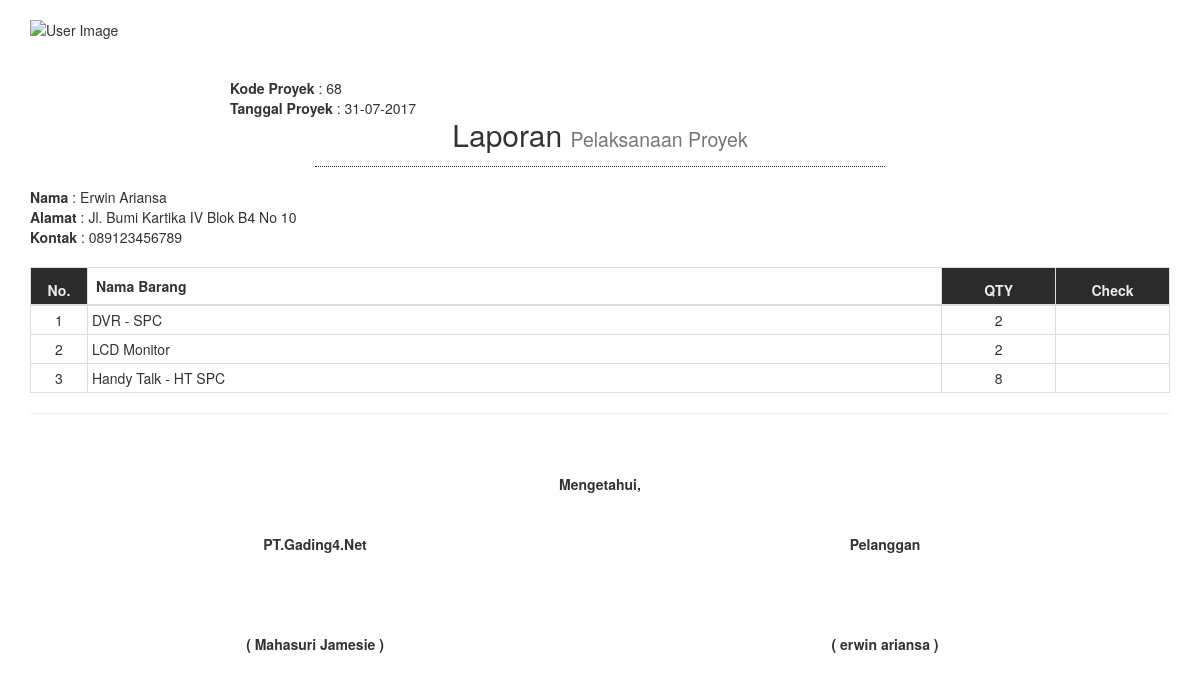
The app's page /pages/report_format_project.php?idproses=68 with its own data.
### tables this page shows
CREATE TABLE `tb_project` (
  `kd_project` int(11) NOT NULL,
  `customer` varchar(110) NOT NULL,
  `alamat` varchar(110) DEFAULT NULL,
  `no_telepon` varchar(20) NOT NULL,
  `tgl_project` date DEFAULT NULL,
  `status` varchar(110) DEFAULT NULL
);

CREATE TABLE `tb_detail` (
  `kd_project` int(11) NOT NULL,
  `kd_barang` int(11) NOT NULL,
  `jml_barang` int(11) NOT NULL
);

CREATE TABLE `tb_barang` (
  `kd_barang` int(11) NOT NULL,
  `nama_barang` varchar(100) NOT NULL,
  `stock` int(11) NOT NULL
);

### pages/report_format_project.php (the view, shortened to what this page needs)
<!DOCTYPE html>
<html lang="en">
  <head>
    <link href="../bootstrap/css/bootstrap.css" rel="stylesheet">
    <link href="../dist/css/font-awesome.min.css" rel="stylesheet">
  </head>
  <body>
    <div class="container">
      <section class="row">
        <article class="col-md-12">
          <section class="content-header">
            <img src="../dist/img/logo-gading4.net.jpg" style="width: 40%; margin-top: 20px; margin-bottom: 20px; float: left;" class="img-square" alt="User Image">
            <?php
            $kdproses = $_GET['idproses'];
            $qa = mysql_query( "SELECT * FROM tb_project
                       LEFT JOIN tb_customer on (tb_project.kd_project=tb_customer.kd_customer)
                       WHERE tb_project.kd_project = '$kdproses'");
            $iii= 1;
            while ($ra = mysql_fetch_assoc( $qa ) ){
            ?>
          <div style="margin: 0 0 0 200px; padding-top:18px; clear: both;">
            <b>Kode Proyek </b>: <?php echo $ra['kd_project']; ?><br>
            <b>Tanggal Proyek</b> : <?php  echo date( 'd-m-Y', strtotime( $ra['tgl_project'] ) ); ?><br>
          </div>
          </section>
          <div class="box-body text-center">
            <h2 style="border-bottom: 1px dotted #1a1a1a; padding-bottom: 15px;  width: 50%; margin: 0 auto;">
              Laporan <small>Pelaksanaan Proyek</small>
            </h2>
          </div>
          <div class="box-body" style="text-transform: capitalize; margin-top: 20px;">
            <b>Nama</b>    : <?php echo $ra['customer']; ?><br>
            <b>Alamat</b>  : <?php echo $ra['alamat']; ?><br>
            <b>Kontak</b>  : <?php echo $ra['no_telepon']; ?><br><br>
          </div>
          <table id="example2" class="table table-bordered table-hover">
            <thead>
              <tr>
                <th class="text-center" width="5%" style="background-color: #2b2b2b; color: #ececec; padding: 4px;">No.</th>
                <th style="text-transform: capitalize;" style="background-color: #2b2b2b; color: #ececec; padding: 4px;">Nama Barang</th>
                <th class="text-center" width="10%" style="background-color: #2b2b2b; color: #ececec; padding: 4px;">QTY</th>
                <th class="text-center" width="10%" style="background-color: #2b2b2b; color: #ececec; padding: 4px;">Check</th>
              </tr>
            </thead>
            <tbody>
            <?php
              $qb = mysql_query( "SELECT * FROM tb_project
                                  inner join tb_detail on tb_project.kd_project = tb_detail.kd_project
                                  inner JOIN tb_barang ON (tb_detail.kd_barang = tb_barang.kd_barang)
                                  WHERE tb_detail.kd_project ='$kdproses'" );
              $i=1;
             while ($rb = mysql_fetch_assoc($qb))  {
            ?>
            <tr>
              <td class="text-center" style="padding: 4px;"><?php echo $i; ?></td>
              <td class="text-left" style="padding: 4px;"><?php echo $rb['nama_barang'];?></td>
              <td class="text-center" style="padding: 4px;"><?php echo $rb['jml_barang'];?></td>
              <td></td>
            </tr>
            <?php
               $i++;
                }
            ?>
            </tbody>
          </table>
          <?php $iii++; } ?>
          <hr>
          <div class="text-center" style="margin-top: 60px; margin-bottom: 40px;">
            <b>Mengetahui,</b>
          </div>
          <table class="text-center" width="100%">
            <thead>
            <tr>
              <td style="padding-bottom: 80px;" width="50%"><b>PT.Gading4.Net</b></td>
              <td style="padding-bottom: 80px;" width="50%"><b>Pelanggan</b></td>
            </tr>
            <tr>
            <?php
            $kdproses = $_GET['idproses'];
            $qa = mysql_query( "SELECT * FROM tb_project
                       LEFT JOIN tb_customer on (tb_project.kd_project= tb_customer.kd_customer)
                       WHERE tb_project.kd_project = '$kdproses'");
            while ($ra = mysql_fetch_assoc( $qa ) ){
            ?>
              <td style="" width="50%"><b>( Mahasuri Jamesie )</b></td>
              <td style="" width="50%"><b>(  <?php echo $ra['customer']; ?> )</b></td>
            <?php } ?>
            </tr>
            </thead>
          </table>
        </article>
      </section>
    </div>
  </body>
</html>

### records on screen
tb_project: kd_project "68", tgl_project "31-07-2017", customer "Erwin Ariansa", alamat "Jl. Bumi Kartika IV Blok B4 No 10", no_telepon "089123456789", customer "erwin ariansa"
tb_detail: kd_barang.nama_barang "DVR - SPC", jml_barang "2"
tb_detail: kd_barang.nama_barang "LCD Monitor", jml_barang "2"
tb_detail: kd_barang.nama_barang "Handy Talk - HT SPC", jml_barang "8"
